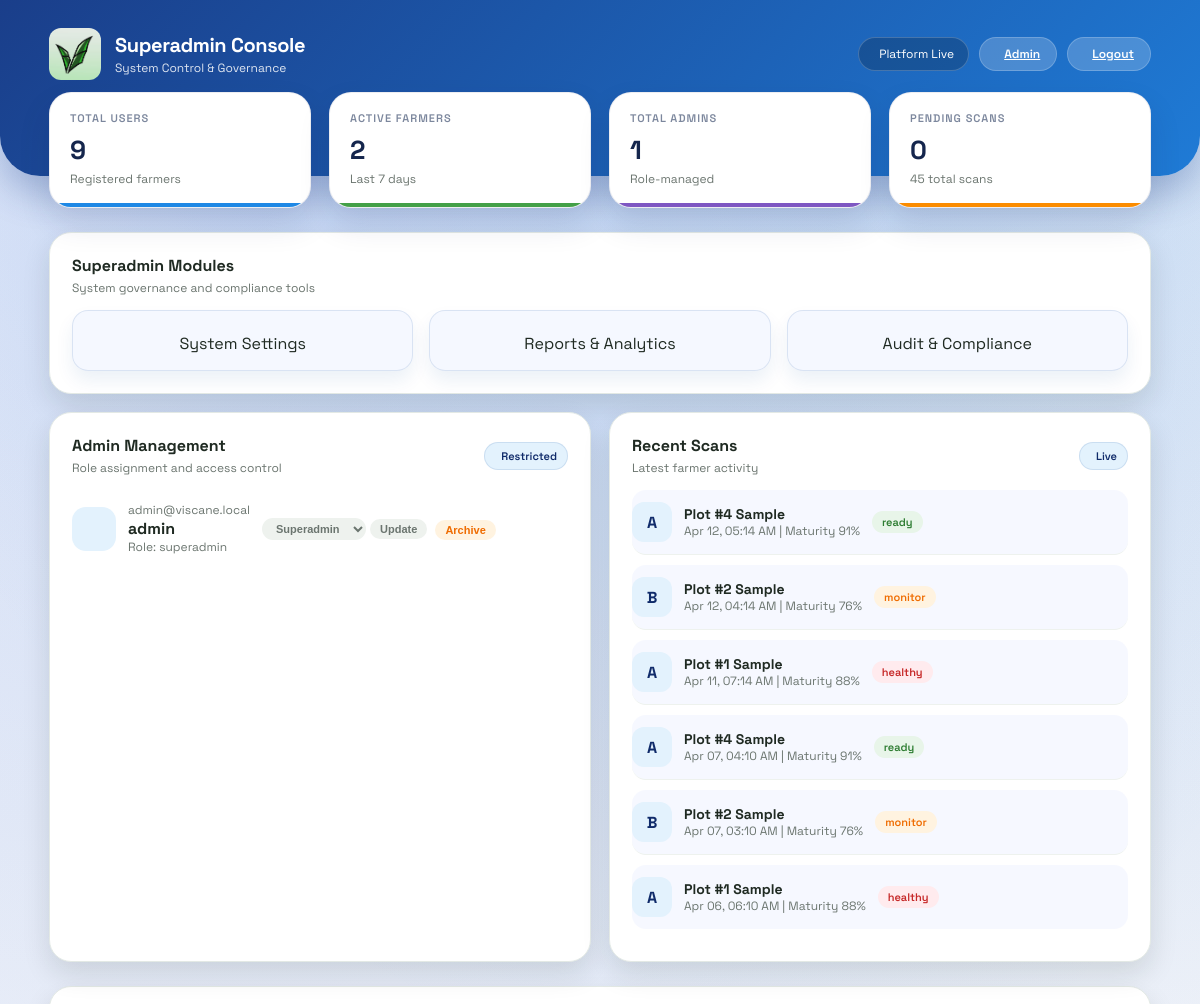
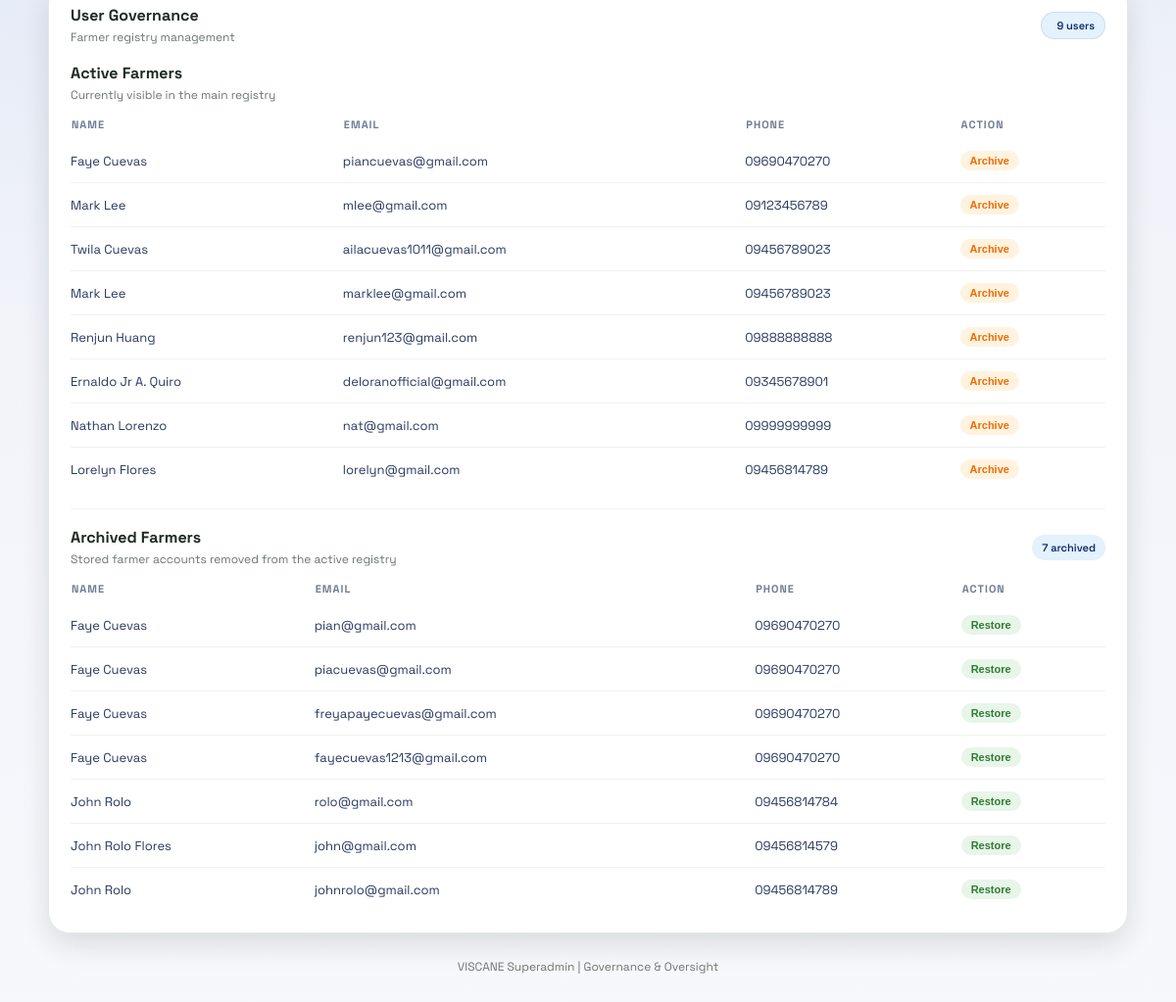
Page /superadmin (signed in) on the committed database (2 pictures, top to bottom).
### models.py (models this page shows)
class Admin(db.Model):
    id = db.Column(db.Integer, primary_key=True)
    username = db.Column(db.String(80), unique=True, nullable=False)
    email = db.Column(db.String(120), unique=True, nullable=False)
    password_hash = db.Column(db.String(200), nullable=False)
    role = db.Column(db.String(40), nullable=False, default='admin')
    is_archived = db.Column(db.Boolean, nullable=False, default=False)

class Scan(db.Model):
    id = db.Column(db.Integer, primary_key=True)
    user_id = db.Column(db.Integer, db.ForeignKey('user.id', ondelete='CASCADE'), nullable=False)
    plot_name = db.Column(db.String(80), nullable=False)
    grade = db.Column(db.String(2), nullable=False)
    maturity_pct = db.Column(db.Integer, nullable=False)
    status = db.Column(db.String(20), nullable=False, default='pending')
    created_at = db.Column(db.DateTime, default=datetime.utcnow, nullable=False)
    user = db.relationship('User', backref=db.backref('scans', lazy=True, cascade='all, delete-orphan'))

class User(db.Model):
    id = db.Column(db.Integer, primary_key=True)
    fullname = db.Column(db.String(100), nullable=False)
    email = db.Column(db.String(120), unique=True, nullable=False)
    phone = db.Column(db.String(20), nullable=False)
    password = db.Column(db.String(200), nullable=False)
    created_at = db.Column(db.DateTime, default=datetime.utcnow, nullable=False)
    province = db.Column(db.String(120), nullable=True)
    municipality = db.Column(db.String(120), nullable=True)
    barangay = db.Column(db.String(120), nullable=True)
    is_active = db.Column(db.Boolean, nullable=False, default=True)
    is_archived = db.Column(db.Boolean, nullable=False, default=False)

### app.py (the view)
@app.route('/superadmin')
@role_required('superadmin')
def superadmin_portal():
    total_users = User.query.filter_by(is_archived=False).count()
    archived_user_count = User.query.filter_by(is_archived=True).count()
    total_admins = Admin.query.filter_by(is_archived=False).count()
    seven_days_ago = datetime.utcnow() - timedelta(days=7)
    active_user_ids = db.session.query(User.id).filter(User.is_archived.is_(False)).subquery()
    active_farmers = db.session.query(Scan.user_id).filter(
        Scan.created_at >= seven_days_ago,
        Scan.user_id.in_(active_user_ids)
    ).distinct().count()
    total_scans = Scan.query.count()
    pending_scans = Scan.query.filter(
        Scan.status == 'pending',
        Scan.user_id.in_(active_user_ids)
    ).count()
    admins = Admin.query.filter_by(is_archived=False).order_by(Admin.id.desc()).all()
    users = User.query.filter_by(is_archived=False).order_by(User.id.desc()).limit(8).all()
    archived_users = User.query.filter_by(is_archived=True).order_by(User.id.desc()).all()
    recent_scans = Scan.query.filter(Scan.user_id.in_(active_user_ids)).order_by(Scan.created_at.desc()).limit(6).all()
    return render_template(
        'superadmin.html',
        total_users=total_users,
        archived_user_count=archived_user_count,
        total_admins=total_admins,
        active_farmers=active_farmers,
        total_scans=total_scans,
        pending_scans=pending_scans,
        admins=admins,
        users=users,
        archived_users=archived_users,
        recent_scans=recent_scans,
        current_admin=get_current_admin()
    )

### app.py (called while the page is built)
def role_required(required_role):
    def decorator(view):
        @wraps(view)
        def wrapped(*args, **kwargs):
            admin_id = session.get('admin_id')
            if not admin_id:
                return redirect(url_for('admin_login'))
            admin = Admin.query.get(admin_id)
            if not admin or admin.is_archived or admin.role != required_role:
                return redirect(url_for('admin_portal'))
            return view(*args, **kwargs)
        return wrapped
    return decorator

def get_current_admin():
    admin_id = session.get('admin_id')
    if not admin_id:
        return None
    admin = Admin.query.get(admin_id)
    if not admin or admin.is_archived:
        return None
    return admin

### templates/superadmin.html (shortened to what this page needs)
<!DOCTYPE html>
<html lang="en">
<head>
    <link rel="stylesheet" href="{{ url_for('static', filename='style.css') }}">
</head>
<body class="admin-layout superadmin-layout">
    <header class="dashboard-header superadmin-header">
        <div class="header-content">
            <div class="brand">
                <div class="brand-icon">
                    <img src="{{ url_for('static', filename='logo.jpg') }}" alt="VISCANE Logo" style="width: 100%; height: 100%; object-fit: cover; border-radius: 12px;">
                </div>
                <div>
                    <p class="brand-title">Superadmin Console</p>
                    <p class="brand-subtitle">System Control & Governance</p>
                </div>
            </div>
            <div class="header-actions">
                <div class="status-pill superadmin-pill">
                    Platform Live
                </div>
                <a class="btn light" href="/admin">
                    Admin
                </a>
                <a class="btn light" href="/admin-logout">
                    Logout
                </a>
            </div>
        </div>
    </header>
    <main class="dashboard-container fade-in">
        <section class="stats-grid superadmin-stats">
            <div class="stat-card accent-blue">
                <div class="stat-label">Total Users</div>
                <div class="stat-value">{{ total_users }}</div>
                <div class="stat-meta">Registered farmers</div>
            </div>
            <div class="stat-card accent-green">
                <div class="stat-label">Active Farmers</div>
                <div class="stat-value">{{ active_farmers }}</div>
                <div class="stat-meta">Last 7 days</div>
            </div>
            <div class="stat-card accent-purple">
                <div class="stat-label">Total Admins</div>
                <div class="stat-value">{{ total_admins }}</div>
                <div class="stat-meta">Role-managed</div>
            </div>
            <div class="stat-card accent-orange">
                <div class="stat-label">Pending Scans</div>
                <div class="stat-value">{{ pending_scans }}</div>
                <div class="stat-meta">{{ total_scans }} total scans</div>
            </div>
        </section>
        <section class="panel superadmin-panel">
            <div class="panel-header">
                <div>
                    <h3 class="panel-title">Superadmin Modules</h3>
                    <p class="panel-subtitle">System governance and compliance tools</p>
                </div>
            </div>
            <div class="action-grid superadmin-tools">
                <a class="action-tile" href="/superadmin/settings">
                    <div>System Settings</div>
                </a>
                <a class="action-tile" href="/superadmin/reports">
                    <div>Reports & Analytics</div>
                </a>
                <a class="action-tile" href="/superadmin/audit">
                    <div>Audit & Compliance</div>
                </a>
            </div>
        </section>
        <section class="section-grid two-col">
            <div class="panel superadmin-panel">
                <div class="panel-header">
                    <div>
                        <h3 class="panel-title">Admin Management</h3>
                        <p class="panel-subtitle">Role assignment and access control</p>
                    </div>
                    <span class="badge superadmin-badge">Restricted</span>
                </div>
                {% if admins %}
                    {% for admin in admins %}
                        <div class="list-row superadmin-list-row">
                            <div class="list-badge superadmin-icon-badge">
                            </div>
                            <div class="list-main superadmin-list-main">
                                <div class="list-meta">{{ admin.email }}</div>
                                <strong>{{ admin.username }}</strong>
                                <div class="list-meta">Role: {{ admin.role }}</div>
                            </div>
                            <div class="superadmin-action-row">
                                <form method="POST" action="/superadmin/admins/role">
                                    <select name="role" class="tag superadmin-tag-select">
                                        <option value="superadmin" {% if admin.role == 'superadmin' %}selected{% endif %}>Superadmin</option>
                                    </select>
                                    <button class="tag superadmin-tag" type="submit">Update</button>
                                </form>
                                <form method="POST" action="/superadmin/admins/archive">
                                    <button class="tag warning superadmin-tag" type="submit">Archive</button>
                                </form>
                            </div>
                        </div>
                    {% endfor %}
                {% else %}
                    <div class="list-meta">No admin accounts found.</div>
                {% endif %}
            </div>
            <div class="panel superadmin-panel">
                <div class="panel-header">
                    <div>
                        <h3 class="panel-title">Recent Scans</h3>
                        <p class="panel-subtitle">Latest farmer activity</p>
                    </div>
                    <span class="badge superadmin-badge">Live</span>
                </div>
                {% if recent_scans %}
                    {% for scan in recent_scans %}
                        <div class="recent-item superadmin-recent">
                            <div class="recent-grade">{{ scan.grade }}</div>
                            <div class="superadmin-list-main">
                                <h4 style="margin: 0;">{{ scan.plot_name }}</h4>
                                <div class="list-meta">{{ scan.created_at.strftime('%b %d, %I:%M %p') }} | Maturity {{ scan.maturity_pct }}%</div>
                            </div>
                            <span class="tag {% if scan.status == 'ready' %}success{% elif scan.status == 'monitor' %}warning{% else %}alert{% endif %}">{{ scan.status }}</span>
                        </div>
                    {% endfor %}
                {% else %}
                    <div class="list-meta">No scans yet.</div>
                {% endif %}
            </div>
        </section>
        <section class="panel superadmin-panel">
            <div class="panel-header">
                <div>
                    <h3 class="panel-title">User Governance</h3>
                    <p class="panel-subtitle">Farmer registry management</p>
                </div>
                <span class="badge superadmin-badge">{{ total_users }} users</span>
            </div>
            <div class="panel-subsection">
                <div class="panel-header superadmin-subheader">
                    <div>
                        <h4 class="panel-title">Active Farmers</h4>
                        <p class="panel-subtitle">Currently visible in the main registry</p>
                    </div>
                </div>
                <table class="data-table">
                    <thead>
                        <tr>
                            <th>Name</th>
                            <th>Email</th>
                            <th>Phone</th>
                            <th>Action</th>
                        </tr>
                    </thead>
                    <tbody>
                        {% if users %}
                            {% for user in users %}
                                <tr>
                                    <td>{{ user.fullname }}</td>
                                    <td>{{ user.email }}</td>
                                    <td>{{ user.phone }}</td>
                                    <td>
                                        <form method="POST" action="/superadmin/users/archive">
                                            <button class="tag warning" type="submit" onclick="return confirm('Archive this user?')">Archive</button>
                                        </form>
                                    </td>
                                </tr>
                            {% endfor %}
                        {% else %}
                            <tr>
                                <td colspan="4">No active users found.</td>
                            </tr>
                        {% endif %}
                    </tbody>
                </table>
            </div>
            <div class="panel-subsection panel-subsection-muted">
                <div class="panel-header superadmin-subheader">
                    <div>
                        <h4 class="panel-title">Archived Farmers</h4>
                        <p class="panel-subtitle">Stored farmer accounts removed from the active registry</p>
                    </div>
                    <span class="badge">{{ archived_user_count }} archived</span>
                </div>
                <table class="data-table">
                    <thead>
                        <tr>
                            <th>Name</th>
                            <th>Email</th>
                            <th>Phone</th>
                            <th>Action</th>
                        </tr>
                    </thead>
                    <tbody>
                        {% if archived_users %}
                            {% for user in archived_users %}
                                <tr>
                                    <td>{{ user.fullname }}</td>
                                    <td>{{ user.email }}</td>
                                    <td>{{ user.phone }}</td>
                                    <td>
                                        <form method="POST" action="/superadmin/users/restore">
                                            <button class="tag success" type="submit" onclick="return confirm('Restore this user to the active registry?')">Restore</button>
                                        </form>
                                    </td>
                                </tr>
                            {% endfor %}
                        {% else %}
                            <tr>
                                <td colspan="4">No archived users found.</td>
                            </tr>
                        {% endif %}
                    </tbody>
                </table>
            </div>
        </section>
        <div class="footer-link">VISCANE Superadmin | Governance & Oversight</div>
    </main>
</body>
</html>

### rows in the picture
Admin: email "admin@viscane.local", username "admin", role "superadmin", role "Superadmin"
Scan: grade "A", plot_name "Plot #4 Sample", created_at "Apr 12, 05:14 AM", maturity_pct "91", status "ready"
Scan: grade "B", plot_name "Plot #2 Sample", created_at "Apr 12, 04:14 AM", maturity_pct "76", status "monitor"
Scan: grade "A", plot_name "Plot #1 Sample", created_at "Apr 11, 07:14 AM", maturity_pct "88", status "healthy"
Scan: grade "A", plot_name "Plot #4 Sample", created_at "Apr 07, 04:10 AM", maturity_pct "91", status "ready"
Scan: grade "B", plot_name "Plot #2 Sample", created_at "Apr 07, 03:10 AM", maturity_pct "76", status "monitor"
Scan: grade "A", plot_name "Plot #1 Sample", created_at "Apr 06, 06:10 AM", maturity_pct "88", status "healthy"
User: fullname "Faye Cuevas", email "piancuevas@gmail.com", phone "09690470270"
User: fullname "Mark Lee", email "mlee@gmail.com", phone "09123456789"
User: fullname "Twila Cuevas", email "ailacuevas1011@gmail.com", phone "09456789023"
User: fullname "Mark Lee", email "marklee@gmail.com", phone "09456789023"
User: fullname "Renjun Huang", email "renjun123@gmail.com", phone "09888888888"
User: fullname "Ernaldo Jr A. Quiro", email "deloranofficial@gmail.com", phone "09345678901"
User: fullname "Nathan Lorenzo", email "nat@gmail.com", phone "09999999999"
User: fullname "Lorelyn Flores", email "lorelyn@gmail.com", phone "09456814789"
User: fullname "Faye Cuevas", email "pian@gmail.com", phone "09690470270"
User: fullname "Faye Cuevas", email "piacuevas@gmail.com", phone "09690470270"
User: fullname "Faye Cuevas", email "freyapayecuevas@gmail.com", phone "09690470270"
User: fullname "Faye Cuevas", email "fayecuevas1213@gmail.com", phone "09690470270"
User: fullname "John Rolo", email "rolo@gmail.com", phone "09456814784"
User: fullname "John Rolo Flores", email "john@gmail.com", phone "09456814579"
User: fullname "John Rolo", email "johnrolo@gmail.com", phone "09456814789"

### other values in the picture
{{ total_users }} "9"
{{ active_farmers }} "2"
{{ total_admins }} "1"
{{ pending_scans }} "0"
{{ total_scans }} "45"
{{ archived_user_count }} "7"
